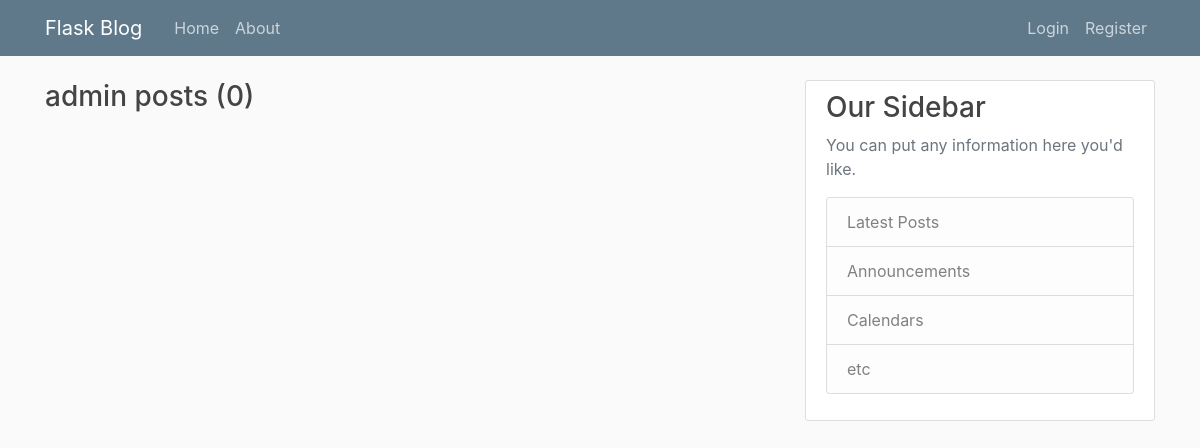
The app's page /user/admin, older data.
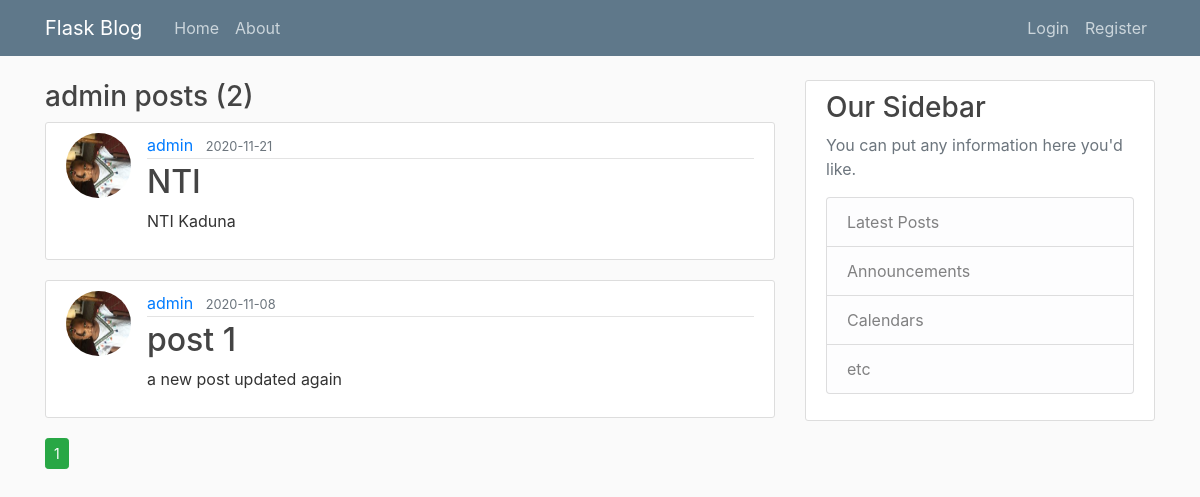
The same page, newer data.
### flaskblog/models.py (models this page shows, shortened)
class User (db.Model, UserMixin):
    id = db.Column(db.Integer, primary_key = True)
    username = db.Column(db.String(20), unique = True, nullable = False)
    email = db.Column(db.String(120), unique = True, nullable = False)
    password = db.Column(db.String(60), nullable = False)
    image = db.Column(db.String(20), nullable = False, default = "default.jpg")
    posts = db.relationship('Post', backref='author', lazy = True)

class Post (db.Model):
    id = db.Column(db.Integer, primary_key = True)
    title = db.Column(db.String(20), nullable = False)
    content = db.Column(db.String(200), nullable = False)
    date_posted = db.Column(db.DateTime, nullable = False, default=datetime.utcnow)
    userid = db.Column (db.Integer, db.ForeignKey('user.id'), nullable= False)

### flaskblog/routes.py (the view)
@app.route('/user/<string:username>')
def user_posts(username):
    page = request.args.get('page', 1, type=int)
    user = User.query.filter_by(username=username).first_or_404()
    posts = Post.query.filter_by(author = user)\
            .order_by(Post.date_posted.desc())\
            .paginate(per_page=3, page=page)
    return render_template('user_post.html', posts= posts, user=user, page=1)

### flaskblog/templates/user_post.html
{% extends "layout.html" %}
{% block contents %}
<h3>{{ user.username }} posts ({{ posts.total }})</h3>
{% for post in posts.items %}
<article class="media content-section">
    <img src="{{ url_for('static', filename='profile_pics/'+ post.author.image) }}" alt="User" class="rounded-circle article-img">
    <div class="media-body">
        <div class="article-metadata">
            <a class="mr-2" href="#">{{ post.author.username }}</a>
            <small class="text-muted">{{ post.date_posted.strftime('%Y-%m-%d') }}</small>
        </div>
        <h2><a class="article-title" href="{{ url_for('Blogpost', post_id = post.id)}}">{{ post.title }}</a></h2>
        <p class="article-content">{{ post.content }}</p>
    </div>
</article>
{% endfor %}
{% for page_num in posts.iter_pages(left_edge=1, right_edge = 1, left_current = 1, right_current = 2) %}
    {% if page_num %}
        {% if posts.page == page_num %}
            <a class="btn btn-success btn-sm" href="{{ url_for('user_posts', page=page_num, username = user.username ) }}">{{ page_num }}</a>
        {% else %}
            <a class="btn btn-outline-info btn-sm" href="{{ url_for('user_posts', page=page_num, username = user.username) }}">{{ page_num }}</a>
        {% endif %}
    {% else %}
        ...
    {% endif%}
{% endfor %}
{% endblock contents%}

### flaskblog/templates/layout.html (shortened to what this page needs)
<!DOCTYPE html>
<html>
<head>
    <link rel="stylesheet" href="https://cdn.jsdelivr.net/npm/bootstrap@4.5.3/dist/css/bootstrap.min.css"
>
    <link rel='stylesheet' type='text/css' media='screen' href="{{ url_for('static', filename='main.css' ) }}">
</head>
<body>
    <header class="site-header">
        <nav class="navbar navbar-expand-md navbar-dark bg-steel fixed-top">
          <div class="container">
            <a class="navbar-brand mr-4" href="/">Flask Blog</a>
            <div class="collapse navbar-collapse" id="navbarToggle">
              <div class="navbar-nav mr-auto">
                <a class="nav-item nav-link" href="{{ url_for('home') }}">Home</a>
                <a class="nav-item nav-link" href="{{ url_for('about') }}">About</a>
              </div>
              <div class="navbar-nav">
                {% if not current_user.is_authenticated %}
                  <a class="nav-item nav-link" href="{{ url_for('login') }}">Login</a>
                  <a class="nav-item nav-link" href="{{ url_for('register') }}">Register</a>
                {% else %}
                  <a class="nav-item nav-link" href="{{ url_for('newPost') }}">New Post</a>
                  <a class="nav-item nav-link" href="{{ url_for('account') }}">[ {{ current_user.username }} ] My Account</a>
                  <a class="nav-item nav-link" href="{{ url_for('logout') }}">Logout</a>
                {% endif%}
              </div>
            </div>
          </div>
        </nav>
      </header>
      <main role="main" class="container">
        <div class="row">
          <div class="col-md-8">
            {% block contents %}{% endblock contents %}
          </div>
          <div class="col-md-4">
            <div class="content-section">
              <h3>Our Sidebar</h3>
              <p class='text-muted'>You can put any information here you'd like.
                <ul class="list-group">
                  <li class="list-group-item list-group-item-light">Latest Posts</li>
                  <li class="list-group-item list-group-item-light">Announcements</li>
                  <li class="list-group-item list-group-item-light">Calendars</li>
                  <li class="list-group-item list-group-item-light">etc</li>
                </ul>
              </p>
            </div>
          </div>
        </div>
      </main>
</body>
</html>

### flaskblog/static/main.css (style rules this page uses)
body { background: #fafafa; color: #333333; margin-top: 5rem; }
h1, h2, h3, h4, h5, h6 { color: #444444; }
.bg-steel { background-color: #5f788a; }
.site-header .navbar-nav .nav-link { color: #cbd5db; }
.content-section { background: #ffffff; padding: 10px 20px; border: 1px solid #dddddd; border-radius: 3px; margin-bottom: 20px; }
.article-title { color: #444444; }
.article-content { white-space: pre-line; }
.article-img { height: 65px; width: 65px; margin-right: 16px; }
.article-metadata { padding-bottom: 1px; margin-bottom: 4px; border-bottom: 1px solid #e3e3e3 }

Row changes from the older to the newer data that the page shows:
added Post: image (picture), author.username "admin", date_posted "2020-11-21", title "NTI", content "NTI Kaduna"
added Post: image (picture), author.username "admin", date_posted "2020-11-08", title "post 1", content "a new post updated again"
Text that changed along with them:
{{ posts.total }}: "0" → "2"
new list line: "1"
